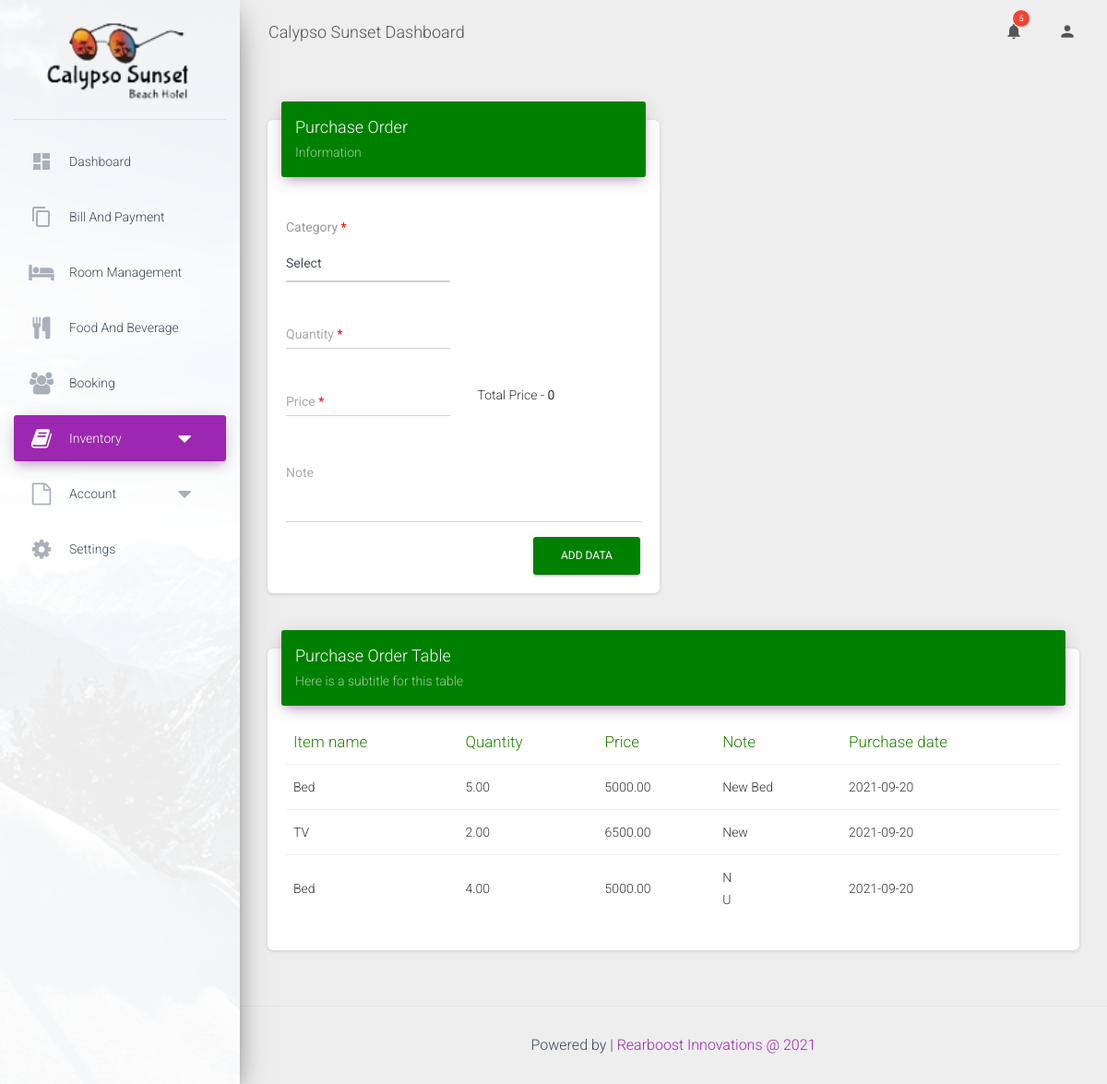
The app's page /content/purchase.php (signed in) with its own data.
### tables this page shows
CREATE TABLE `purchase` (
  `id` int(11) NOT NULL,
  `cat_id` int(11) NOT NULL,
  `item_id` int(11) NOT NULL,
  `quantity` decimal(10,2) NOT NULL,
  `price` decimal(10,2) NOT NULL,
  `note` varchar(1000) NOT NULL,
  `cdate` varchar(30) NOT NULL
);

CREATE TABLE `Inventory` (
  `id` int(11) NOT NULL,
  `item_id` varchar(250) NOT NULL,
  `cat_id` int(11) NOT NULL,
  `name` varchar(250) NOT NULL,
  `measurement` varchar(100) DEFAULT NULL,
  `quantity` decimal(10,2) NOT NULL,
  `assign` decimal(10,2) NOT NULL DEFAULT '0.00',
  `description` varchar(1000) NOT NULL
);

### content/purchase.php (the view, shortened to what this page needs)
<!DOCTYPE html>
<html lang="en">
<?php
    require '../include/config.php';
?>
<head>
    <?php include('../include/head.php'); ?>
</head>
<body class="">
    <div class="wrapper">
        <div class="sidebar" data-color="purple" data-background-color="white" data-image="../assets/img/sidebar-1.jpg">
            <div class="logo">
                <a href="home.php" class="simple-text logo-normal">
                <img src="../images/logo.png" alt="" style="width: 80%;">
                </a>
            </div>
            <?php include('../include/sideMenu.php'); ?>
        </div>
        <div class="main-panel">
            <?php include('../include/navhead.php'); ?>
            <div class="content">
                <div class="container-fluid">
                    <div class="row">
                        <div class="col-md-6">
                            <div class="card">
                                <div class="card-header card-header-primary" style="background: green;">
                                    <h4 class="card-title">Purchase Order</h4>
                                    <p class="card-category">Information</p>
                                </div>
                                <div class="card-body">
                                    <form id="purchase_form">
                                        <div class="row">
                                          <div class="col-md-6">
                                              <div class="form-group">
                                                  <label class="bmd-label-floating">Category<span style="color: red;"> *<span></label>
                                                  <select  class="form-control" id="cat_id" name="cat_id" required>
                                                          <option value="">Select</option>
                                                  </select>
                                              </div>
                                          </div>
                                        </div>
                                         <div class="row">
                                            <div class="col-md-6">
                                                <div class="form-group">
                                                    <label class="bmd-label-floating">Quantity<span style="color: red;"> *<span></label>
                                                    <input type="text" class="form-control" id="quantity" name="quantity" required>
                                                </div>
                                            </div>
                                        </div>
                                       <div class="row">
                                            <div class="col-md-6">
                                                <div class="form-group">
                                                    <label class="bmd-label-floating">Price<span style="color: red;"> *<span></label>
                                                    <input type="text" class="form-control" id="price" name="price" required>
                                                </div>
                                            </div>
                                            <div class="col-md-6">
                                              <div class="form-group">
                                                  <p>Total Price - <b><span id="totalPrice"></span></b></p>
                                              </div>
                                          </div>
                                        </div>
                                        <div class="row">
                                            <div class="col-md-12">
                                                <div class="form-group">
                                                    <label class="bmd-label-floating">Note</label>
                                                    <textarea class="form-control" rows="3" id="note" name="note"></textarea>
                                                </div>
                                            </div>
                                        </div>
                                        <button type="submit"  class="btn btn-primary pull-right" style="background-color: green;">Add Data</button>
                                        <div class="clearfix"></div>
                                    </form>
                                </div>
                            </div>
                        </div>
                        <div class="col-md-12">
                            <div class="card">
                                <div class="card-header card-header-primary" style="background: green;">
                                    <h4 class="card-title ">Purchase Order Table</h4>
                                    <p class="card-category"> Here is a subtitle for this table</p>
                                </div>
                                <div class="card-body">
                                   <?php
                                       $query = "SELECT B.name AS iname ,A.quantity , A.price , A.note , A.cdate FROM
                                                purchase A
                                                    INNER JOIN
                                                Inventory B
                                                    on A.item_id = B.id";
                                       $result = mysqli_query($conn ,$query);
                                    ?>
                                    <div class="table-responsive" id="room_table">
                                        <table class="table">
                                            <thead class="text-primary" style="color: #248000 !important">
                                                <th>
                                                    Item name
                                                </th>
                                                <th>
                                                    Quantity
                                                </th>
                                                <th>
                                                    Price
                                                </th>
                                                 <th>
                                                    Note
                                                </th>
                                                <th>
                                                    Purchase date
                                                </th>
                                            </thead>
                                            <tbody>
                                                <?php
                                                while($row = mysqli_fetch_array($result))
                                                   {
                                                    $note = str_replace('\r\n',"</br>",$row["note"]);
                                                    echo '
                                                    <tr>
                                                     <td>'.$row["iname"].'</td>';
                                                     echo '
                                                     <td>'.$row["quantity"].'</td>
                                                     <td>'.$row["price"].'</td>
                                                     <td>'.$note.'</td>
                                                     <td>'.$row["cdate"].'</td>  ';
                                                  echo '</tr>
                                                      '  ;
                                                   }
                                                 ?>
                                            </tbody>
                                        </table>
                                    </div>
                                </div>
                            </div>
                        </div>
                    </div>
                </div>
            </div>
            <footer class="footer ">
                <div class="container-fluid" style="display: inline-grid;">
                    <?php include('../include/footerc.php'); ?>
                </div>
            </footer>
        </div>
    </div>
</body>
</html>

### records on screen
purchase: inventory.name "Bed", quantity "5.00", price "5000.00", note "New Bed", cdate "2021-09-20"
purchase: inventory.name "TV", quantity "2.00", price "6500.00", note "New", cdate "2021-09-20"
purchase: inventory.name "Bed", quantity "4.00", price "5000.00", note "N U", cdate "2021-09-20"
